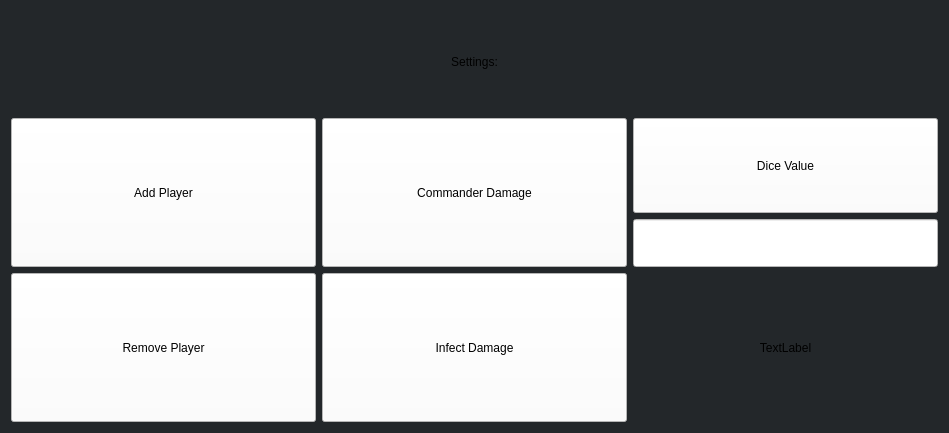
<?xml version="1.0" encoding="UTF-8"?>
<ui version="4.0">
 <class>Settingswindow</class>
 <widget class="QWidget" name="Settingswindow">
  <property name="geometry">
   <rect>
    <x>0</x>
    <y>0</y>
    <width>949</width>
    <height>433</height>
   </rect>
  </property>
  <property name="windowTitle">
   <string>Form</string>
  </property>
  <property name="styleSheet">
   <string notr="true">background-color: rgb(35,39,42);</string>
  </property>
  <layout class="QVBoxLayout" name="verticalLayout" stretch="1,3">
   <item>
    <widget class="QLabel" name="label">
     <property name="text">
      <string>Settings:</string>
     </property>
     <property name="alignment">
      <set>Qt::AlignCenter</set>
     </property>
    </widget>
   </item>
   <item>
    <layout class="QHBoxLayout" name="buttonLayout" stretch="1,1,1">
     <item>
      <layout class="QVBoxLayout" name="verticalLayout_2">
       <item>
        <widget class="QPushButton" name="addPlayer">
         <property name="sizePolicy">
          <sizepolicy hsizetype="Preferred" vsizetype="Preferred">
           <horstretch>0</horstretch>
           <verstretch>0</verstretch>
          </sizepolicy>
         </property>
         <property name="styleSheet">
          <string notr="true">background-color:White;</string>
         </property>
         <property name="text">
          <string>Add Player</string>
         </property>
        </widget>
       </item>
       <item>
        <widget class="QPushButton" name="removePlayer">
         <property name="sizePolicy">
          <sizepolicy hsizetype="Preferred" vsizetype="Preferred">
           <horstretch>0</horstretch>
           <verstretch>0</verstretch>
          </sizepolicy>
         </property>
         <property name="styleSheet">
          <string notr="true">background-color:White;</string>
         </property>
         <property name="text">
          <string>Remove Player</string>
         </property>
        </widget>
       </item>
      </layout>
     </item>
     <item>
      <layout class="QVBoxLayout" name="verticalLayout_3">
       <item>
        <widget class="QPushButton" name="commanderDamage">
         <property name="sizePolicy">
          <sizepolicy hsizetype="Preferred" vsizetype="Preferred">
           <horstretch>0</horstretch>
           <verstretch>0</verstretch>
          </sizepolicy>
         </property>
         <property name="styleSheet">
          <string notr="true">background-color:White;</string>
         </property>
         <property name="text">
          <string>Commander Damage</string>
         </property>
        </widget>
       </item>
       <item>
        <widget class="QPushButton" name="infectDamage">
         <property name="sizePolicy">
          <sizepolicy hsizetype="Preferred" vsizetype="Preferred">
           <horstretch>0</horstretch>
           <verstretch>0</verstretch>
          </sizepolicy>
         </property>
         <property name="styleSheet">
          <string notr="true">background-color:White;</string>
         </property>
         <property name="text">
          <string>Infect Damage</string>
         </property>
        </widget>
       </item>
      </layout>
     </item>
     <item>
      <layout class="QVBoxLayout" name="verticalLayout_4" stretch="1,1">
       <item>
        <layout class="QVBoxLayout" name="verticalLayout_5" stretch="2,1">
         <item>
          <widget class="QPushButton" name="diceValue">
           <property name="sizePolicy">
            <sizepolicy hsizetype="Preferred" vsizetype="Preferred">
             <horstretch>0</horstretch>
             <verstretch>0</verstretch>
            </sizepolicy>
           </property>
           <property name="styleSheet">
            <string notr="true">background-color:White;</string>
           </property>
           <property name="text">
            <string>Dice Value</string>
           </property>
          </widget>
         </item>
         <item>
          <widget class="QLineEdit" name="lineEdit">
           <property name="sizePolicy">
            <sizepolicy hsizetype="Preferred" vsizetype="Preferred">
             <horstretch>0</horstretch>
             <verstretch>0</verstretch>
            </sizepolicy>
           </property>
           <property name="styleSheet">
            <string notr="true">background-color:White;</string>
           </property>
          </widget>
         </item>
        </layout>
       </item>
       <item>
        <widget class="QLabel" name="label_2">
         <property name="sizePolicy">
          <sizepolicy hsizetype="Preferred" vsizetype="Preferred">
           <horstretch>0</horstretch>
           <verstretch>0</verstretch>
          </sizepolicy>
         </property>
         <property name="text">
          <string>TextLabel</string>
         </property>
         <property name="alignment">
          <set>Qt::AlignCenter</set>
         </property>
        </widget>
       </item>
      </layout>
     </item>
    </layout>
   </item>
  </layout>
 </widget>
 <resources/>
 <connections/>
</ui>
